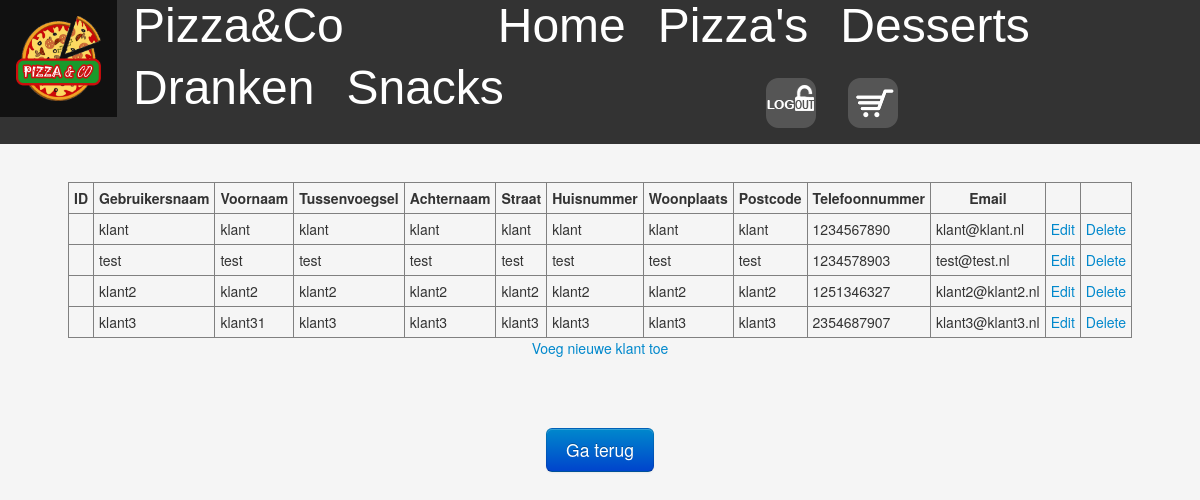
/Website/cklanten.php (signed in), run on the app's committed database.
### tables this page shows
CREATE TABLE IF NOT EXISTS `klant` (
  `id` int(11) NOT NULL AUTO_INCREMENT,
  `Voornaam` varchar(120) NOT NULL,
  `Tussenvoegsel` varchar(120) DEFAULT NULL,
  `Achternaam` varchar(120) NOT NULL,
  `Straat` varchar(120) NOT NULL,
  `Huisnummer` varchar(120) NOT NULL,
  `Postcode` varchar(120) NOT NULL,
  `Woonplaats` varchar(120) NOT NULL,
  `Email` varchar(120) NOT NULL,
  `Telefoonnummer` varchar(120) NOT NULL,
  `Gebruikersnaam` varchar(120) NOT NULL,
  `Wachtwoord` varchar(120) NOT NULL,
  PRIMARY KEY (`id`)
);

### Website/cklanten.php (the view, shortened to what this page needs)
 <?php
if(!isset($_SESSION['login'])) {
  header('location: alogin.php');
  exit;
}
Else{
   include 'NaviNoScrollKlant.php';
}
include('templates/header2.inc.php');
 ?>
<html>
<body>
<?php
  $result = mysql_query("SELECT * FROM klant")
    or die(mysql_error());
  echo "<center><h1><b>Klanten beheren</b></h1></center>";
?>
<?php include('clockblack.php'); ?>
 <?php
  echo "<center><table border='1' cellpadding='5'></center>";
  echo "<center><tr> <th>ID</th> <th>Gebruikersnaam</th> <th>Voornaam</th> <th>Tussenvoegsel</th> <th>Achternaam</th> <th>Straat</th> <th>Huisnummer</th> <th>Woonplaats</th> <th>Postcode</th> <th>Telefoonnummer</th> <th>Email</th> <th></th> <th></th></tr></center>";
  while($row = mysql_fetch_array( $result )) {
    echo "<tr>";
    echo '<td>' . $row['ID'] . '</td>';
    echo '<td>' . $row['Gebruikersnaam'] . '</td>';
    echo '<td>' . $row['Voornaam'] . '</td>';
    echo '<td>' . $row['Tussenvoegsel'] . '</td>';
    echo '<td>' . $row['Achternaam'] . '</td>';
    echo '<td>' . $row['Straat'] . '</td>';
    echo '<td>' . $row['Huisnummer'] . '</td>';
    echo '<td>' . $row['Woonplaats'] . '</td>';
    echo '<td>' . $row['Postcode'] . '</td>';
    echo '<td>' . $row['Telefoonnummer'] . '</td>';
    echo '<td>' . $row['Email'] . '</td>';
    echo '<td><a href="editklant.php?ID=' . $row['ID'] . '">Edit</a></td>';
    echo '<td><a href="deleteklant.php?ID=' . $row['ID'] . '">Delete</a></td>';
    echo "</tr>";
  }
?>
<p><a href="kregister.php">Voeg nieuwe klant toe</a></p>
<br />
<br />
<br />
<center><input class="btn btn-large btn-primary" type="button" value="Ga terug" onclick="location.href = 'http://localhost/pizzaenco/management.php';" /></center>
</body>
</html>

### Website/css/NaviNoScroll.css (style rules this page uses)
body { margin:0; }

### Website/css/style2.css (style rules this page uses)
body { padding-top: 40px; padding-bottom: 40px; background-color: #f5f5f5; background-repeat: no-repeat; margin:0; }

### data on the page
klant: Gebruikersnaam "klant", Voornaam "klant", Tussenvoegsel "klant", Achternaam "klant", Straat "klant", Huisnummer "klant", Woonplaats "klant", Postcode "klant", Telefoonnummer "1234567890", Email "klant@klant.nl"
klant: Gebruikersnaam "test", Voornaam "test", Tussenvoegsel "test", Achternaam "test", Straat "test", Huisnummer "test", Woonplaats "test", Postcode "test", Telefoonnummer "1234578903", Email "test@test.nl"
klant: Gebruikersnaam "klant2", Voornaam "klant2", Tussenvoegsel "klant2", Achternaam "klant2", Straat "klant2", Huisnummer "klant2", Woonplaats "klant2", Postcode "klant2", Telefoonnummer "1251346327", Email "klant2@klant2.nl"
klant: Gebruikersnaam "klant3", Voornaam "klant31", Tussenvoegsel "klant3", Achternaam "klant3", Straat "klant3", Huisnummer "klant3", Woonplaats "klant3", Postcode "klant3", Telefoonnummer "2354687907", Email "klant3@klant3.nl"
